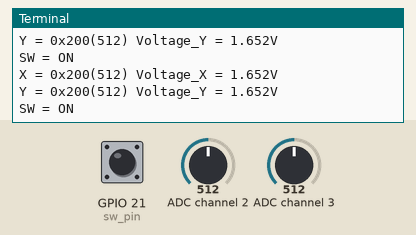
A program run on a simulated Raspberry Pi (BCM pin numbers). Shown: the last lines printed to the terminal. The test bench sets the inputs (shaded band); at power-on: ADC channel 2 = 512, ADC channel 3 = 512, GPIO 21 (sw_pin) LOW (analog values on the 0–1023 scale).

Above: at 1.2 s.
1.3 s: ADC channel 2 set to 716
At 1.9 s:
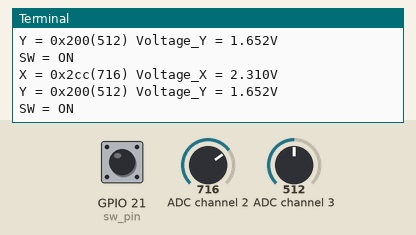
3.5 s: ADC channel 3 set to 716
At 3.9 s:
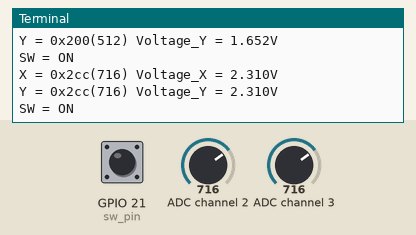
5.5 s: GPIO 21 (sw_pin) pulled HIGH for 0.6 s
At 5.9 s:
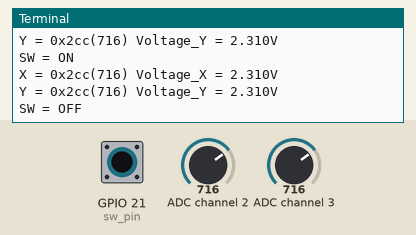
7.6 s: ADC channel 2 set to 511
At 8.4 s:
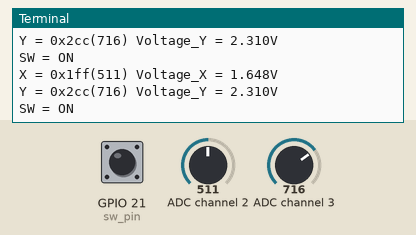
10.0 s: ADC channel 3 set to 511
At 10.4 s:
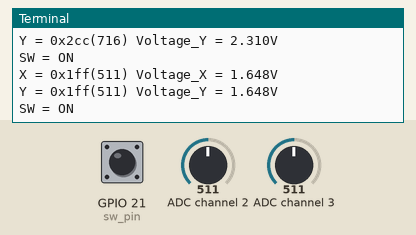
12.0 s: ADC channel 2 set to 122
At 12.4 s:
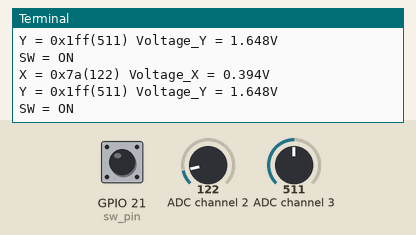

The program:

Joystick.py
```python
import spidev, time
import RPi.GPIO as GPIO

sw_pin = 21
GPIO.setmode(GPIO.BCM)
GPIO.setup(sw_pin, GPIO.IN)

spi = spidev.SpiDev()
spi.open(0,0)
spi.mode = 3
spi.max_speed_hz = 1000000

def analog_read(channel):
    r = spi.xfer2([1, (channel + 0x08)<<4, 0])
    adc_out = ((r[1]&0x03)<<8) + r[2]
    return adc_out


while True:
    x = analog_read(2)
    y = analog_read(3)
    if GPIO.input(sw_pin) == True:
        sw = 'OFF'
    else:
        sw = 'ON'

    voltage_x = x*3.3/1023
    voltage_y = y*3.3/1023

    print("X = %s(%d) Voltage_X = %.3fV" % (hex(x), x, voltage_x))
    print("Y = %s(%d) Voltage_Y = %.3fV" % (hex(y), y, voltage_y))
    print("SW = %s" % sw)
    time.sleep(0.5)
```

Measured:
- after the input at 1.3 s, the terminal: prints a new line after 0.20 s (image 1)
- after the input at 3.5 s, the terminal: prints a new line at once (image 2)
- after the input at 5.5 s, the terminal: prints a new line at once (image 3)
- after the input at 7.6 s, the terminal: prints a new line after 0.42 s (image 4)
- after the input at 10.0 s, the terminal: prints a new line at once (image 5)
- after the input at 12.0 s, the terminal: prints a new line at once (image 6)
